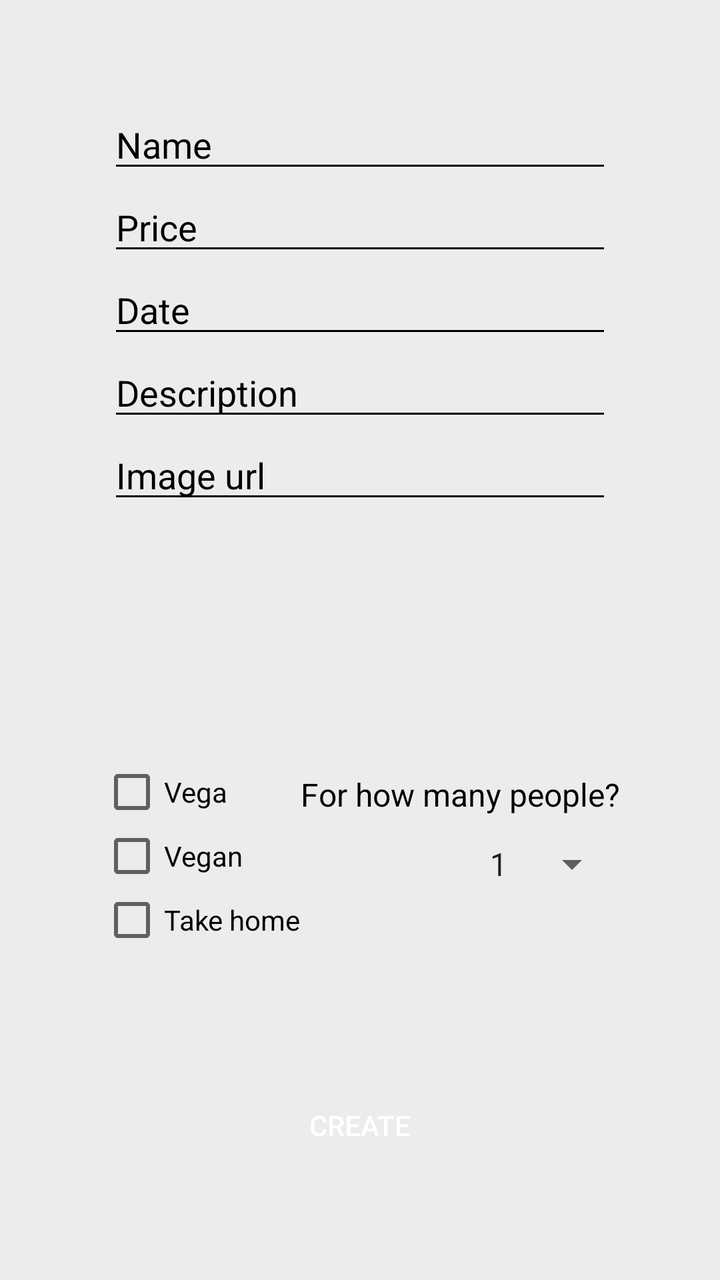
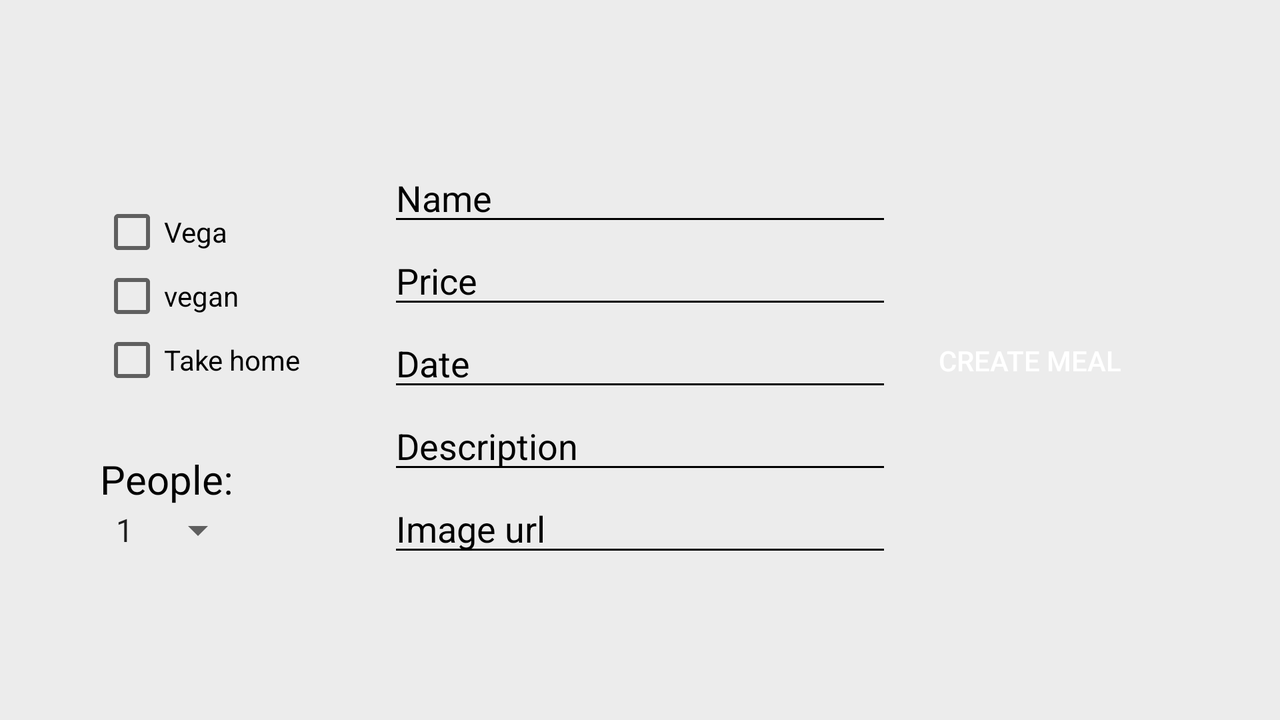

One screen, two layout resources from the same app: the default and the repository's alternative for another configuration. Each is rendered where Android would select it; the XML of both is given below.
<!-- AndroidManifest.xml: application theme Theme.ShareAMeal -->
<!-- res/layout/create_meal_page.xml -->
<?xml version="1.0" encoding="utf-8"?>
<androidx.constraintlayout.widget.ConstraintLayout xmlns:android="http://schemas.android.com/apk/res/android"
    xmlns:app="http://schemas.android.com/apk/res-auto"
    xmlns:tools="http://schemas.android.com/tools"
    android:layout_width="match_parent"
    android:layout_height="match_parent"
    android:background="@color/backgroundColor"
    android:padding="50dp"
    tools:context=".presentation.CreateMealPage">

    <EditText
        android:id="@+id/meal_name_input"
        style="@style/input_fields_styling"
        android:hint="@string/meal_name_input_hint"
        android:inputType="textPersonName"
        app:layout_constraintEnd_toEndOf="parent"
        app:layout_constraintStart_toStartOf="parent"
        app:layout_constraintTop_toTopOf="parent" />

    <EditText
        android:id="@+id/meal_price_input"
        style="@style/input_fields_styling"
        android:hint="@string/meal_price_input_hint"
        android:inputType="textPersonName"
        app:layout_constraintEnd_toEndOf="parent"
        app:layout_constraintStart_toStartOf="parent"
        app:layout_constraintTop_toBottomOf="@+id/meal_name_input" />

    <EditText
        android:id="@+id/meal_date_input"
        style="@style/input_fields_styling"
        android:hint="@string/meal_date_input_hint"
        android:inputType="textPersonName"
        app:layout_constraintEnd_toEndOf="parent"
        app:layout_constraintStart_toStartOf="parent"
        app:layout_constraintTop_toBottomOf="@+id/meal_price_input" />

    <EditText
        android:id="@+id/meal_description_input"
        style="@style/input_fields_styling"
        android:hint="@string/meal_description_input_hint"
        android:inputType="textPersonName"
        app:layout_constraintEnd_toEndOf="parent"
        app:layout_constraintStart_toStartOf="parent"
        app:layout_constraintTop_toBottomOf="@+id/meal_date_input" />

    <EditText
        android:id="@+id/meal_image_url_input"
        style="@style/input_fields_styling"
        android:hint="@string/meal_image_ul_input_hint"
        android:inputType="textPersonName"
        app:layout_constraintEnd_toEndOf="parent"
        app:layout_constraintStart_toStartOf="parent"
        app:layout_constraintTop_toBottomOf="@+id/meal_description_input" />

    <CheckBox
        android:id="@+id/vega_checkbox_input"
        style="@style/checkbox_styling"
        android:text="@string/vega_text"
        app:layout_constraintBottom_toTopOf="@+id/createMealButton"
        app:layout_constraintStart_toStartOf="parent"
        app:layout_constraintTop_toBottomOf="@+id/meal_image_url_input" />

    <CheckBox
        android:id="@+id/vegan_checkbox_input"
        style="@style/checkbox_styling"
        android:text="@string/vegan_text"
        app:layout_constraintStart_toStartOf="parent"
        app:layout_constraintTop_toBottomOf="@+id/vega_checkbox_input" />

    <CheckBox
        android:id="@+id/take_home_checkbox_input"
        style="@style/checkbox_styling"
        android:text="@string/take_home_text"
        app:layout_constraintStart_toStartOf="parent"
        app:layout_constraintTop_toBottomOf="@+id/vegan_checkbox_input" />

    <TextView
        android:id="@+id/max_amount_of_participants_text"
        android:layout_width="wrap_content"
        android:layout_height="wrap_content"
        android:layout_marginBottom="12dp"
        android:text="@string/participants_text"
        android:textColor="@color/textColor"
        android:textSize="16sp"
        app:layout_constraintBottom_toTopOf="@+id/max_amount_of_participants_spinner"
        app:layout_constraintEnd_toEndOf="parent" />

    <Spinner
        android:id="@+id/max_amount_of_participants_spinner"
        style="@style/spinner_styling"
        android:entries="@array/size_values"
        app:layout_constraintBottom_toBottomOf="@+id/vegan_checkbox_input"
        app:layout_constraintEnd_toEndOf="parent"
        app:layout_constraintHorizontal_bias="1.0"
        app:layout_constraintStart_toEndOf="@+id/vegan_checkbox_input" />

    <Button
        android:id="@+id/createMealButton"
        style="@style/button_styling"
        android:width="250dp"
        android:height="55dp"
        android:onClick="createMeal"
        android:text="@string/create_meal_button_text"
        app:layout_constraintBottom_toBottomOf="parent"
        app:layout_constraintEnd_toEndOf="parent"
        app:layout_constraintStart_toStartOf="parent" />

</androidx.constraintlayout.widget.ConstraintLayout>
<!-- resources referenced by this layout -->
<resources>
  <string-array name="size_values">
          <item>1</item>
          <item>2</item>
          <item>3</item>
          <item>4</item>
          <item>5</item>
          <item>6</item>
          <item>7</item>
          <item>8</item>
          <item>9</item>
      </string-array>
  <color name="backgroundColor">#ECECEC</color>
  <color name="textColor">#FF000000</color>
  <string name="create_meal_button_text">Create</string>
  <string name="meal_date_input_hint">Date</string>
  <string name="meal_description_input_hint">Description</string>
  <string name="meal_image_ul_input_hint">Image url</string>
  <string name="meal_name_input_hint">Name</string>
  <string name="meal_price_input_hint">Price</string>
  <string name="participants_text">For how many people?</string>
  <string name="take_home_text">Take home</string>
  <string name="vega_text">Vega</string>
  <string name="vegan_text">Vegan</string>
  <style name="button_styling">
          <item name="android:layout_width">wrap_content</item>
          <item name="android:layout_height">wrap_content</item>
          <item name="android:background">@drawable/button_background</item>
          <item name="android:backgroundTint">@color/primaryColor</item>
          <item name="android:textColor">@color/white</item>
      </style>
  <style name="checkbox_styling">
          <item name="android:layout_width">wrap_content</item>
          <item name="android:layout_height">wrap_content</item>
          <item name="android:textColor">@color/textColor</item>
      </style>
  <style name="input_fields_styling">
          <item name="android:layout_width">wrap_content</item>
          <item name="android:layout_height">wrap_content</item>
          <item name="android:backgroundTint">@color/textColor</item>
          <item name="android:ems">12</item>
          <item name="android:textColorHint">@color/textColor</item>
      </style>
  <style name="spinner_styling">
          <item name="android:layout_width">wrap_content</item>
          <item name="android:layout_height">wrap_content</item>
          <item name="android:textColor">@color/textColor</item>
      </style>
  <style name="Theme.ShareAMeal" parent="Theme.AppCompat.DayNight.DarkActionBar">
          
          <item name="colorPrimary">@color/light_blue</item>
          <item name="colorPrimaryVariant">@color/light_blue</item>
          <item name="colorOnPrimary">@color/white</item>
          
          <item name="android:statusBarColor" tools:targetApi="l">?attr/colorPrimaryVariant</item>
          
      </style>
  <color name="primaryColor">#5DADE2</color>
  <color name="white">#FFFFFFFF</color>
  <color name="light_blue">#5DADE2</color>
</resources>
<!-- res/layout-land/create_meal_page.xml (the repository's variant of the layout above) -->
<!-- drawn on the phone turned sideways -->
<?xml version="1.0" encoding="utf-8"?>
<androidx.constraintlayout.widget.ConstraintLayout xmlns:android="http://schemas.android.com/apk/res/android"
    xmlns:app="http://schemas.android.com/apk/res-auto"
    xmlns:tools="http://schemas.android.com/tools"
    android:layout_width="match_parent"
    android:layout_height="match_parent"
    android:background="@color/backgroundColor"
    android:padding="50dp"
    tools:context=".presentation.CreateMealPage">

    <EditText
        android:id="@+id/meal_name_input"
        android:layout_width="wrap_content"
        android:layout_height="wrap_content"
        android:backgroundTint="@color/textColor"
        android:ems="12"
        android:hint="Name"
        android:inputType="textPersonName"
        android:textColorHint="@color/textColor"
        app:layout_constraintBottom_toTopOf="@+id/meal_price_input"
        app:layout_constraintEnd_toEndOf="parent"
        app:layout_constraintStart_toStartOf="parent" />

    <EditText
        android:id="@+id/meal_price_input"
        android:layout_width="wrap_content"
        android:layout_height="wrap_content"
        android:backgroundTint="@color/textColor"
        android:ems="12"
        android:hint="Price"
        android:inputType="textPersonName"
        android:textColorHint="@color/textColor"
        app:layout_constraintBottom_toTopOf="@+id/meal_date_input"
        app:layout_constraintEnd_toEndOf="parent"
        app:layout_constraintStart_toStartOf="parent" />

    <EditText
        android:id="@+id/meal_date_input"
        android:layout_width="wrap_content"
        android:layout_height="wrap_content"
        android:backgroundTint="@color/textColor"
        android:ems="12"
        android:hint="Date"
        android:inputType="textPersonName"
        android:textColorHint="@color/textColor"
        app:layout_constraintBottom_toBottomOf="parent"
        app:layout_constraintEnd_toEndOf="parent"
        app:layout_constraintStart_toStartOf="parent"
        app:layout_constraintTop_toTopOf="parent" />

    <EditText
        android:id="@+id/meal_description_input"
        android:layout_width="wrap_content"
        android:layout_height="wrap_content"
        android:backgroundTint="@color/textColor"
        android:ems="12"
        android:hint="Description"
        android:inputType="textPersonName"
        android:textColorHint="@color/textColor"
        app:layout_constraintEnd_toEndOf="parent"
        app:layout_constraintStart_toStartOf="parent"
        app:layout_constraintTop_toBottomOf="@+id/meal_date_input" />

    <EditText
        android:id="@+id/meal_image_url_input"
        android:layout_width="wrap_content"
        android:layout_height="wrap_content"
        android:backgroundTint="@color/textColor"
        android:ems="12"
        android:hint="Image url"
        android:inputType="textPersonName"
        android:textColorHint="@color/textColor"
        app:layout_constraintEnd_toEndOf="parent"
        app:layout_constraintStart_toStartOf="parent"
        app:layout_constraintTop_toBottomOf="@+id/meal_description_input" />

    <CheckBox
        android:id="@+id/vega_checkbox_input"
        android:layout_width="wrap_content"
        android:layout_height="wrap_content"
        android:text="Vega"
        android:textColor="@color/textColor"
        app:layout_constraintBottom_toTopOf="@+id/vegan_checkbox_input"
        app:layout_constraintStart_toStartOf="parent" />

    <CheckBox
        android:id="@+id/vegan_checkbox_input"
        android:layout_width="wrap_content"
        android:layout_height="wrap_content"
        android:text="vegan"
        android:textColor="@color/textColor"
        app:layout_constraintBottom_toTopOf="@+id/take_home_checkbox_input"
        app:layout_constraintStart_toStartOf="parent" />

    <CheckBox
        android:id="@+id/take_home_checkbox_input"
        android:layout_width="wrap_content"
        android:layout_height="wrap_content"
        android:text="Take home"
        android:textColor="@color/textColor"
        app:layout_constraintBottom_toBottomOf="parent"
        app:layout_constraintStart_toStartOf="parent"
        app:layout_constraintTop_toTopOf="parent" />

    <TextView
        android:id="@+id/max_amount_of_participants_text"
        android:layout_width="wrap_content"
        android:layout_height="wrap_content"
        android:layout_marginTop="30dp"
        android:text="People:"
        android:textColor="@color/textColor"
        android:textSize="20dp"
        app:layout_constraintStart_toStartOf="parent"
        app:layout_constraintTop_toBottomOf="@+id/take_home_checkbox_input" />

    <Spinner
        android:id="@+id/max_amount_of_participants_spinner"
        android:layout_width="wrap_content"
        android:layout_height="wrap_content"
        android:entries="@array/size_values"
        android:textColor="@color/textColor"
        app:layout_constraintStart_toStartOf="parent"
        app:layout_constraintTop_toBottomOf="@+id/max_amount_of_participants_text" />

    <Button
        android:id="@+id/createMealButton"
        android:layout_width="wrap_content"
        android:layout_height="wrap_content"
        android:width="150dp"
        android:height="55dp"
        android:background="@drawable/button_background"
        android:backgroundTint="@color/primaryColor"
        android:onClick="createMeal"
        android:text="Create meal"
        android:textColor="@color/white"
        app:layout_constraintBottom_toBottomOf="parent"
        app:layout_constraintEnd_toEndOf="parent"
        app:layout_constraintTop_toTopOf="parent" />

</androidx.constraintlayout.widget.ConstraintLayout>
<!-- resources referenced by the variant -->
<!-- as the phone turned sideways resolves them -->
<resources>
  <string-array name="size_values">
          <item>1</item>
          <item>2</item>
          <item>3</item>
          <item>4</item>
          <item>5</item>
          <item>6</item>
          <item>7</item>
          <item>8</item>
          <item>9</item>
      </string-array>
  <color name="backgroundColor">#ECECEC</color>
  <color name="primaryColor">#5DADE2</color>
  <color name="textColor">#FF000000</color>
  <color name="white">#FFFFFFFF</color>
  <style name="Theme.ShareAMeal" parent="Theme.AppCompat.DayNight.DarkActionBar">
          
          <item name="colorPrimary">@color/light_blue</item>
          <item name="colorPrimaryVariant">@color/light_blue</item>
          <item name="colorOnPrimary">@color/white</item>
          
          <item name="android:statusBarColor" tools:targetApi="l">?attr/colorPrimaryVariant</item>
          
      </style>
  <color name="light_blue">#5DADE2</color>
</resources>
